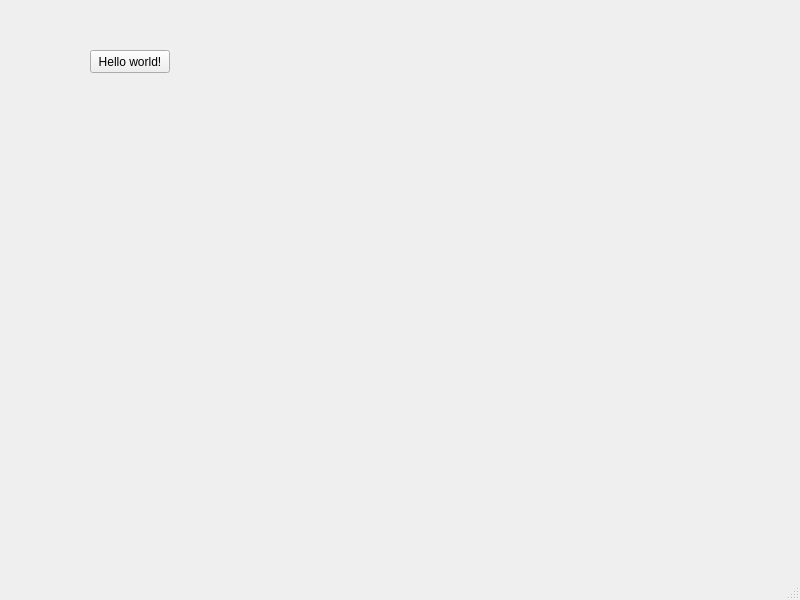
<?xml version="1.0" encoding="UTF-8"?>
<ui version="4.0">
 <class>MainWindow</class>
 <widget class="QMainWindow" name="MainWindow">
  <property name="geometry">
   <rect>
    <x>0</x>
    <y>0</y>
    <width>800</width>
    <height>600</height>
   </rect>
  </property>
  <property name="windowTitle">
   <string>MainWindow</string>
  </property>
  <widget class="QWidget" name="centralwidget">
   <widget class="QPushButton" name="pushButton">
    <property name="geometry">
     <rect>
      <x>90</x>
      <y>50</y>
      <width>80</width>
      <height>23</height>
     </rect>
    </property>
    <property name="text">
     <string>Hello world!</string>
    </property>
   </widget>
  </widget>
  <widget class="QMenuBar" name="menubar">
   <property name="geometry">
    <rect>
     <x>0</x>
     <y>0</y>
     <width>800</width>
     <height>20</height>
    </rect>
   </property>
  </widget>
  <widget class="QStatusBar" name="statusbar"/>
 </widget>
 <resources/>
 <connections/>
</ui>
